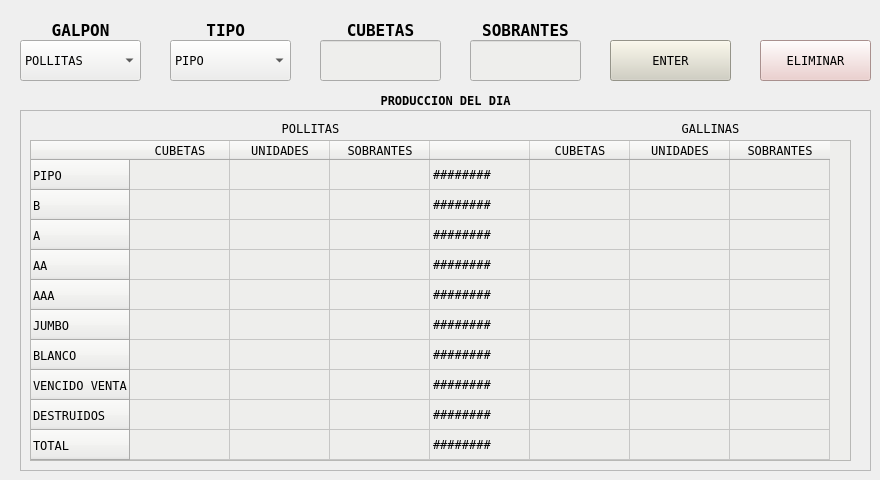
    <widget class="QWidget" name="produccion">
     <attribute name="title">
      <string>PRODUCCION</string>
     </attribute>
     <widget class="QComboBox" name="tipo_produccion">
      <property name="geometry">
       <rect>
        <x>170</x>
        <y>40</y>
        <width>121</width>
        <height>41</height>
       </rect>
      </property>
      <property name="font">
       <font>
        <family>Andale Mono</family>
       </font>
      </property>
      <property name="styleSheet">
       <string notr="true">background-color: rgb(238, 238, 236);</string>
      </property>
      <item>
       <property name="text">
        <string>PIPO</string>
       </property>
      </item>
      <item>
       <property name="text">
        <string>B</string>
       </property>
      </item>
      <item>
       <property name="text">
        <string>A</string>
       </property>
      </item>
      <item>
       <property name="text">
        <string>AA</string>
       </property>
      </item>
      <item>
       <property name="text">
        <string>AAA</string>
       </property>
      </item>
      <item>
       <property name="text">
        <string>JUMBO</string>
       </property>
      </item>
      <item>
       <property name="text">
        <string>BLANCO</string>
       </property>
      </item>
      <item>
       <property name="text">
        <string>VENCIDO VENTA</string>
       </property>
      </item>
      <item>
       <property name="text">
        <string>DESTRUIDOS</string>
       </property>
      </item>
     </widget>
     <widget class="QLabel" name="label">
      <property name="geometry">
       <rect>
        <x>170</x>
        <y>10</y>
        <width>121</width>
        <height>41</height>
       </rect>
      </property>
      <property name="font">
       <font>
        <family>Andale Mono</family>
        <pointsize>12</pointsize>
        <weight>75</weight>
        <italic>false</italic>
        <bold>true</bold>
       </font>
      </property>
      <property name="text">
       <string>TIPO </string>
      </property>
      <property name="alignment">
       <set>Qt::AlignCenter</set>
      </property>
     </widget>
     <widget class="QLabel" name="label_2">
      <property name="geometry">
       <rect>
        <x>20</x>
        <y>10</y>
        <width>121</width>
        <height>41</height>
       </rect>
      </property>
      <property name="font">
       <font>
        <family>Andale Mono</family>
        <pointsize>12</pointsize>
        <weight>75</weight>
        <italic>false</italic>
        <bold>true</bold>
       </font>
      </property>
      <property name="text">
       <string>GALPON</string>
      </property>
      <property name="alignment">
       <set>Qt::AlignCenter</set>
      </property>
     </widget>
     <widget class="QComboBox" name="galpon_produccion">
      <property name="geometry">
       <rect>
        <x>20</x>
        <y>40</y>
        <width>121</width>
        <height>41</height>
       </rect>
      </property>
      <property name="font">
       <font>
        <family>Andale Mono</family>
       </font>
      </property>
      <property name="styleSheet">
       <string notr="true">background-color: rgb(238, 238, 236);</string>
      </property>
      <item>
       <property name="text">
        <string>POLLITAS</string>
       </property>
      </item>
      <item>
       <property name="text">
        <string>GALLINAS</string>
       </property>
      </item>
     </widget>
     <widget class="QLabel" name="label_4">
      <property name="geometry">
       <rect>
        <x>320</x>
        <y>10</y>
        <width>121</width>
        <height>41</height>
       </rect>
      </property>
      <property name="font">
       <font>
        <family>Andale Mono</family>
        <pointsize>12</pointsize>
        <weight>75</weight>
        <italic>false</italic>
        <bold>true</bold>
       </font>
      </property>
      <property name="text">
       <string>CUBETAS</string>
      </property>
      <property name="alignment">
       <set>Qt::AlignCenter</set>
      </property>
     </widget>
     <widget class="QPushButton" name="boton_agregar_produccion">
      <property name="geometry">
       <rect>
        <x>610</x>
        <y>40</y>
        <width>121</width>
        <height>41</height>
       </rect>
      </property>
      <property name="font">
       <font>
        <family>Andale Mono</family>
       </font>
      </property>
      <property name="styleSheet">
       <string notr="true">background-color: rgb(209, 207, 192);</string>
      </property>
      <property name="text">
       <string>ENTER</string>
      </property>
     </widget>
     <widget class="QPushButton" name="boton_eliminar_produccion">
      <property name="geometry">
       <rect>
        <x>760</x>
        <y>40</y>
        <width>111</width>
        <height>41</height>
       </rect>
      </property>
      <property name="font">
       <font>
        <family>Andale Mono</family>
       </font>
      </property>
      <property name="styleSheet">
       <string notr="true">background-color: rgb(236, 201, 199);</string>
      </property>
      <property name="text">
       <string>ELIMINAR</string>
      </property>
     </widget>
     <widget class="QLabel" name="label_8">
      <property name="geometry">
       <rect>
        <x>470</x>
        <y>10</y>
        <width>111</width>
        <height>41</height>
       </rect>
      </property>
      <property name="font">
       <font>
        <family>Andale Mono</family>
        <pointsize>12</pointsize>
        <weight>75</weight>
        <italic>false</italic>
        <bold>true</bold>
       </font>
      </property>
      <property name="text">
       <string>SOBRANTES</string>
      </property>
      <property name="alignment">
       <set>Qt::AlignCenter</set>
      </property>
     </widget>
     <widget class="QFrame" name="frame_2">
      <property name="geometry">
       <rect>
        <x>20</x>
        <y>110</y>
        <width>851</width>
        <height>361</height>
       </rect>
      </property>
      <property name="focusPolicy">
       <enum>Qt::StrongFocus</enum>
      </property>
      <property name="frameShape">
       <enum>QFrame::StyledPanel</enum>
      </property>
      <property name="frameShadow">
       <enum>QFrame::Raised</enum>
      </property>
      <widget class="QTableWidget" name="tabla_produccion_diaria">
       <property name="geometry">
        <rect>
         <x>10</x>
         <y>30</y>
         <width>821</width>
         <height>321</height>
        </rect>
       </property>
       <property name="font">
        <font>
         <family>Andale Mono</family>
        </font>
       </property>
       <property name="focusPolicy">
        <enum>Qt::NoFocus</enum>
       </property>
       <property name="styleSheet">
        <string notr="true">font: 11pt &quot;Andale Mono&quot;;
background-color: rgb(238, 238, 236);</string>
       </property>
       <property name="verticalScrollBarPolicy">
        <enum>Qt::ScrollBarAlwaysOff</enum>
       </property>
       <property name="horizontalScrollBarPolicy">
        <enum>Qt::ScrollBarAlwaysOff</enum>
       </property>
       <property name="autoScroll">
        <bool>false</bool>
       </property>
       <row>
        <property name="text">
         <string>PIPO</string>
        </property>
       </row>
       <row>
        <property name="text">
         <string>B</string>
        </property>
       </row>
       <row>
        <property name="text">
         <string>A</string>
        </property>
       </row>
       <row>
        <property name="text">
         <string>AA</string>
        </property>
       </row>
       <row>
        <property name="text">
         <string>AAA</string>
        </property>
       </row>
       <row>
        <property name="text">
         <string>JUMBO</string>
        </property>
       </row>
       <row>
        <property name="text">
         <string>BLANCO</string>
        </property>
       </row>
       <row>
        <property name="text">
         <string>VENCIDO VENTA</string>
        </property>
       </row>
       <row>
        <property name="text">
         <string>DESTRUIDOS</string>
        </property>
       </row>
       <row>
        <property name="text">
         <string>TOTAL</string>
        </property>
       </row>
       <column>
        <property name="text">
         <string>CUBETAS</string>
        </property>
       </column>
       <column>
        <property name="text">
         <string>UNIDADES</string>
        </property>
        <property name="font">
         <font>
          <family>Andale Mono</family>
         </font>
        </property>
       </column>
       <column>
        <property name="text">
         <string>SOBRANTES</string>
        </property>
       </column>
       <column>
        <property name="text">
         <string/>
        </property>
       </column>
       <column>
        <property name="text">
         <string>CUBETAS</string>
        </property>
       </column>
       <column>
        <property name="text">
         <string>UNIDADES</string>
        </property>
       </column>
       <column>
        <property name="text">
         <string>SOBRANTES</string>
        </property>
       </column>
       <item row="0" column="3">
        <property name="text">
         <string>########</string>
        </property>
       </item>
       <item row="1" column="3">
        <property name="text">
         <string>########</string>
        </property>
       </item>
       <item row="2" column="0">
        <property name="text">
         <string/>
        </property>
       </item>
       <item row="2" column="1">
        <property name="text">
         <string/>
        </property>
       </item>
       <item row="2" column="3">
        <property name="text">
         <string>########</string>
        </property>
       </item>
       <item row="3" column="3">
        <property name="text">
         <string>########</string>
        </property>
       </item>
       <item row="4" column="3">
        <property name="text">
         <string>########</string>
        </property>
       </item>
       <item row="5" column="3">
        <property name="text">
         <string>########</string>
        </property>
       </item>
       <item row="6" column="3">
        <property name="text">
         <string>########</string>
        </property>
       </item>
       <item row="7" column="3">
        <property name="text">
         <string>########</string>
        </property>
       </item>
       <item row="8" column="3">
        <property name="text">
         <string>########</string>
        </property>
       </item>
       <item row="9" column="3">
        <property name="text">
         <string>########</string>
        </property>
       </item>
      </widget>
      <widget class="QLabel" name="titulo_pollitas">
       <property name="geometry">
        <rect>
         <x>150</x>
         <y>10</y>
         <width>281</width>
         <height>16</height>
        </rect>
       </property>
       <property name="font">
        <font>
         <family>Andale Mono</family>
        </font>
       </property>
       <property name="text">
        <string>POLLITAS</string>
       </property>
       <property name="alignment">
        <set>Qt::AlignCenter</set>
       </property>
      </widget>
      <widget class="QLabel" name="titulo_gallinas">
       <property name="geometry">
        <rect>
         <x>540</x>
         <y>10</y>
         <width>301</width>
         <height>16</height>
        </rect>
       </property>
       <property name="font">
        <font>
         <family>Andale Mono</family>
        </font>
       </property>
       <property name="text">
        <string>GALLINAS</string>
       </property>
       <property name="alignment">
        <set>Qt::AlignCenter</set>
       </property>
      </widget>
      <zorder>titulo_gallinas</zorder>
      <zorder>titulo_pollitas</zorder>
      <zorder>tabla_produccion_diaria</zorder>
     </widget>
     <widget class="QLabel" name="label_24">
      <property name="geometry">
       <rect>
        <x>20</x>
        <y>80</y>
        <width>851</width>
        <height>41</height>
       </rect>
      </property>
      <property name="font">
       <font>
        <family>Andale Mono</family>
        <weight>75</weight>
        <bold>true</bold>
       </font>
      </property>
      <property name="text">
       <string>PRODUCCION DEL DIA</string>
      </property>
      <property name="alignment">
       <set>Qt::AlignCenter</set>
      </property>
     </widget>
     <widget class="QLineEdit" name="cubetas_produccion">
      <property name="geometry">
       <rect>
        <x>320</x>
        <y>40</y>
        <width>121</width>
        <height>41</height>
       </rect>
      </property>
      <property name="styleSheet">
       <string notr="true">background-color: rgb(238, 238, 236);</string>
      </property>
     </widget>
     <widget class="QLineEdit" name="sobrantes_produccion">
      <property name="geometry">
       <rect>
        <x>470</x>
        <y>40</y>
        <width>111</width>
        <height>41</height>
       </rect>
      </property>
      <property name="styleSheet">
       <string notr="true">background-color: rgb(238, 238, 236);</string>
      </property>
     </widget>
     <zorder>label_24</zorder>
     <zorder>label</zorder>
     <zorder>label_2</zorder>
     <zorder>galpon_produccion</zorder>
     <zorder>label_4</zorder>
     <zorder>label_8</zorder>
     <zorder>frame_2</zorder>
     <zorder>tipo_produccion</zorder>
     <zorder>boton_agregar_produccion</zorder>
     <zorder>boton_eliminar_produccion</zorder>
     <zorder>cubetas_produccion</zorder>
     <zorder>sobrantes_produccion</zorder>
    </widget>
